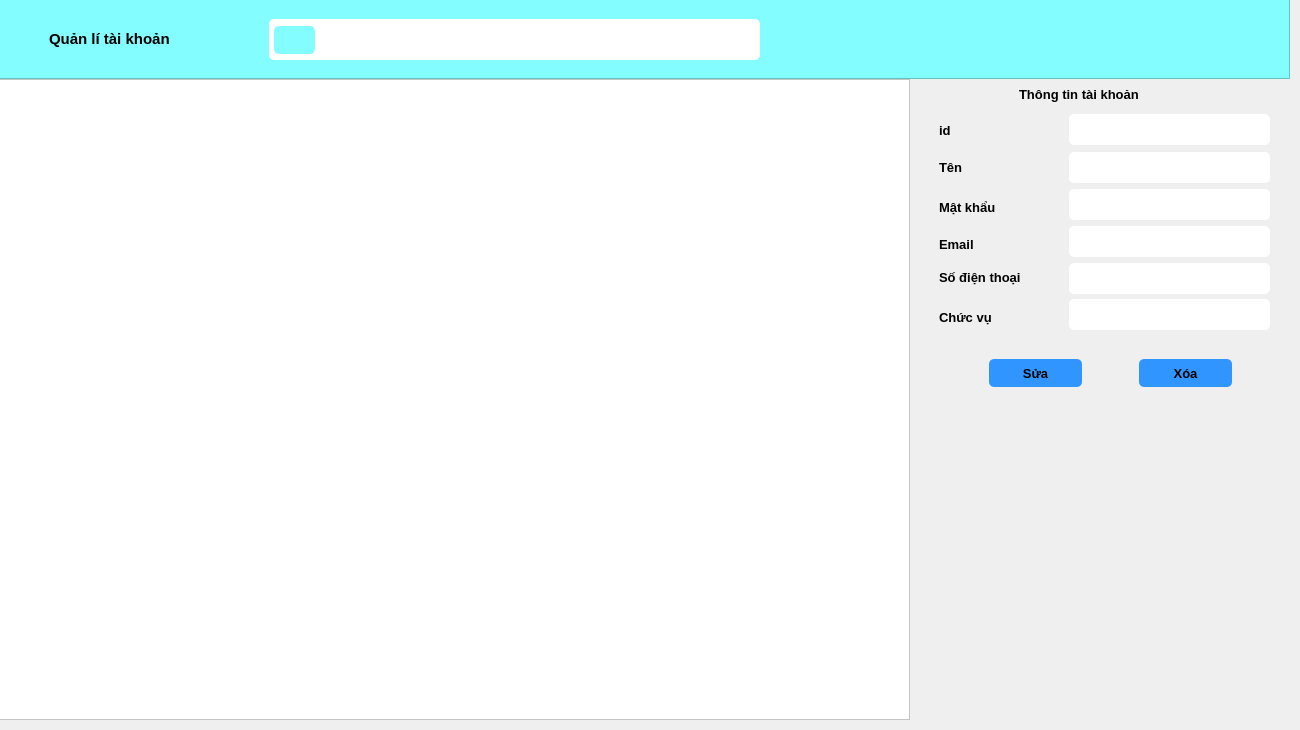
    <widget class="QWidget" name="pgQuan_li_tk">
     <widget class="QWidget" name="widget_12" native="true">
      <property name="geometry">
       <rect>
        <x>-1</x>
        <y>-1</y>
        <width>1291</width>
        <height>721</height>
       </rect>
      </property>
      <widget class="QFrame" name="frame_11">
       <property name="geometry">
        <rect>
         <x>0</x>
         <y>0</y>
         <width>1291</width>
         <height>80</height>
        </rect>
       </property>
       <property name="styleSheet">
        <string notr="true">background-color: rgb(131, 253, 255);</string>
       </property>
       <property name="frameShape">
        <enum>QFrame::StyledPanel</enum>
       </property>
       <property name="frameShadow">
        <enum>QFrame::Raised</enum>
       </property>
       <widget class="QLabel" name="label_46">
        <property name="geometry">
         <rect>
          <x>50</x>
          <y>24</y>
          <width>161</width>
          <height>31</height>
         </rect>
        </property>
        <property name="font">
         <font>
          <family>Arial</family>
          <pointsize>11</pointsize>
          <weight>75</weight>
          <bold>true</bold>
         </font>
        </property>
        <property name="text">
         <string>Quản lí tài khoản</string>
        </property>
       </widget>
       <widget class="QLineEdit" name="txtSearch_Tong_TK">
        <property name="geometry">
         <rect>
          <x>270</x>
          <y>20</y>
          <width>491</width>
          <height>41</height>
         </rect>
        </property>
        <property name="styleSheet">
         <string notr="true">background-color: rgb(255, 255, 255);
border-radius: 5px;
padding-left: 50px;</string>
        </property>
       </widget>
       <widget class="QPushButton" name="bt_Search_tong_tk">
        <property name="geometry">
         <rect>
          <x>275</x>
          <y>27</y>
          <width>41</width>
          <height>28</height>
         </rect>
        </property>
        <property name="styleSheet">
         <string notr="true">QPushButton{
border-radius: 5px;
}
QPushButton:hover{
background-color: rgb(255, 252, 155);
}</string>
        </property>
        <property name="text">
         <string/>
        </property>
        <property name="icon">
         <iconset resource="iconbody/iconbody.qrc">
          <normaloff>:/iconbd/icon/search35.png</normaloff>:/iconbd/icon/search35.png</iconset>
        </property>
       </widget>
      </widget>
      <widget class="QTableWidget" name="tableWidget_7">
       <property name="geometry">
        <rect>
         <x>0</x>
         <y>80</y>
         <width>911</width>
         <height>641</height>
        </rect>
       </property>
       <property name="styleSheet">
        <string notr="true">background-color: rgb(255, 255, 255);</string>
       </property>
      </widget>
      <widget class="QWidget" name="widget_14" native="true">
       <property name="geometry">
        <rect>
         <x>910</x>
         <y>80</y>
         <width>381</width>
         <height>321</height>
        </rect>
       </property>
       <widget class="QLabel" name="label_47">
        <property name="geometry">
         <rect>
          <x>110</x>
          <y>0</y>
          <width>161</width>
          <height>31</height>
         </rect>
        </property>
        <property name="font">
         <font>
          <family>Arial</family>
          <pointsize>10</pointsize>
          <weight>75</weight>
          <bold>true</bold>
         </font>
        </property>
        <property name="text">
         <string>Thông tin tài khoản</string>
        </property>
       </widget>
       <widget class="QLabel" name="label_48">
        <property name="geometry">
         <rect>
          <x>30</x>
          <y>43</y>
          <width>55</width>
          <height>16</height>
         </rect>
        </property>
        <property name="font">
         <font>
          <family>Arial</family>
          <pointsize>10</pointsize>
          <weight>75</weight>
          <bold>true</bold>
         </font>
        </property>
        <property name="text">
         <string>id</string>
        </property>
       </widget>
       <widget class="QLabel" name="label_49">
        <property name="geometry">
         <rect>
          <x>30</x>
          <y>80</y>
          <width>55</width>
          <height>16</height>
         </rect>
        </property>
        <property name="font">
         <font>
          <family>Arial</family>
          <pointsize>10</pointsize>
          <weight>75</weight>
          <bold>true</bold>
         </font>
        </property>
        <property name="text">
         <string>Tên</string>
        </property>
       </widget>
       <widget class="QLabel" name="label_50">
        <property name="geometry">
         <rect>
          <x>30</x>
          <y>120</y>
          <width>81</width>
          <height>16</height>
         </rect>
        </property>
        <property name="font">
         <font>
          <family>Arial</family>
          <pointsize>10</pointsize>
          <weight>75</weight>
          <bold>true</bold>
         </font>
        </property>
        <property name="text">
         <string>Mật khẩu</string>
        </property>
       </widget>
       <widget class="QLabel" name="label_51">
        <property name="geometry">
         <rect>
          <x>30</x>
          <y>157</y>
          <width>81</width>
          <height>16</height>
         </rect>
        </property>
        <property name="font">
         <font>
          <family>Arial</family>
          <pointsize>10</pointsize>
          <weight>75</weight>
          <bold>true</bold>
         </font>
        </property>
        <property name="text">
         <string>Email</string>
        </property>
       </widget>
       <widget class="QLabel" name="label_52">
        <property name="geometry">
         <rect>
          <x>30</x>
          <y>190</y>
          <width>111</width>
          <height>16</height>
         </rect>
        </property>
        <property name="font">
         <font>
          <family>Arial</family>
          <pointsize>10</pointsize>
          <weight>75</weight>
          <bold>true</bold>
         </font>
        </property>
        <property name="text">
         <string>Số điện thoại</string>
        </property>
       </widget>
       <widget class="QLabel" name="label_53">
        <property name="geometry">
         <rect>
          <x>30</x>
          <y>230</y>
          <width>111</width>
          <height>16</height>
         </rect>
        </property>
        <property name="font">
         <font>
          <family>Arial</family>
          <pointsize>10</pointsize>
          <weight>75</weight>
          <bold>true</bold>
         </font>
        </property>
        <property name="text">
         <string>Chức vụ</string>
        </property>
       </widget>
       <widget class="QLineEdit" name="txt_ID_tk">
        <property name="geometry">
         <rect>
          <x>160</x>
          <y>35</y>
          <width>201</width>
          <height>31</height>
         </rect>
        </property>
        <property name="styleSheet">
         <string notr="true">background-color: rgb(255, 255, 255);
padding: 7px;
border-radius: 5px;</string>
        </property>
       </widget>
       <widget class="QLineEdit" name="txt_Ten_tk">
        <property name="geometry">
         <rect>
          <x>160</x>
          <y>73</y>
          <width>201</width>
          <height>31</height>
         </rect>
        </property>
        <property name="styleSheet">
         <string notr="true">background-color: rgb(255, 255, 255);
padding: 7px;
border-radius: 5px;</string>
        </property>
       </widget>
       <widget class="QLineEdit" name="txt_Matkhau_tk">
        <property name="geometry">
         <rect>
          <x>160</x>
          <y>110</y>
          <width>201</width>
          <height>31</height>
         </rect>
        </property>
        <property name="styleSheet">
         <string notr="true">background-color: rgb(255, 255, 255);
padding: 7px;
border-radius: 5px;</string>
        </property>
       </widget>
       <widget class="QLineEdit" name="txt_Email_tk">
        <property name="geometry">
         <rect>
          <x>160</x>
          <y>147</y>
          <width>201</width>
          <height>31</height>
         </rect>
        </property>
        <property name="styleSheet">
         <string notr="true">background-color: rgb(255, 255, 255);
padding: 7px;
border-radius: 5px;</string>
        </property>
       </widget>
       <widget class="QLineEdit" name="txt_Sodt_tk">
        <property name="geometry">
         <rect>
          <x>160</x>
          <y>184</y>
          <width>201</width>
          <height>31</height>
         </rect>
        </property>
        <property name="styleSheet">
         <string notr="true">background-color: rgb(255, 255, 255);
padding: 7px;
border-radius: 5px;</string>
        </property>
       </widget>
       <widget class="QLineEdit" name="txt_Chucvu_tk">
        <property name="geometry">
         <rect>
          <x>160</x>
          <y>220</y>
          <width>201</width>
          <height>31</height>
         </rect>
        </property>
        <property name="styleSheet">
         <string notr="true">background-color: rgb(255, 255, 255);
padding: 7px;
border-radius: 5px;</string>
        </property>
       </widget>
       <widget class="QPushButton" name="bt_Sua_tk">
        <property name="geometry">
         <rect>
          <x>80</x>
          <y>280</y>
          <width>93</width>
          <height>28</height>
         </rect>
        </property>
        <property name="font">
         <font>
          <family>Arial</family>
          <pointsize>10</pointsize>
          <weight>75</weight>
          <bold>true</bold>
         </font>
        </property>
        <property name="styleSheet">
         <string notr="true">QPushButton{
border-radius: 5px;
background-color: rgb(49, 149, 255);
padding: 5px;
}
QPushButton:hover{
	color:rgb(255, 255, 255);
	background-color: rgb(108, 255, 206);
}</string>
        </property>
        <property name="text">
         <string>Sửa</string>
        </property>
        <property name="icon">
         <iconset resource="iconbody/iconbody.qrc">
          <normaloff>:/iconbd/icon/sua35.png</normaloff>:/iconbd/icon/sua35.png</iconset>
        </property>
       </widget>
       <widget class="QPushButton" name="bt_Xoa_tk">
        <property name="geometry">
         <rect>
          <x>230</x>
          <y>280</y>
          <width>93</width>
          <height>28</height>
         </rect>
        </property>
        <property name="font">
         <font>
          <family>Arial</family>
          <pointsize>10</pointsize>
          <weight>75</weight>
          <bold>true</bold>
         </font>
        </property>
        <property name="styleSheet">
         <string notr="true">QPushButton{
border-radius: 5px;
background-color: rgb(49, 149, 255);
padding: 5px;
}
QPushButton:hover{
	color:rgb(255, 255, 255);
	
	background-color: red;
}</string>
        </property>
        <property name="text">
         <string>Xóa</string>
        </property>
        <property name="icon">
         <iconset resource="iconbody/iconbody.qrc">
          <normaloff>:/iconbd/icon/xoa35.png</normaloff>:/iconbd/icon/xoa35.png</iconset>
        </property>
       </widget>
      </widget>
     </widget>
    </widget>
